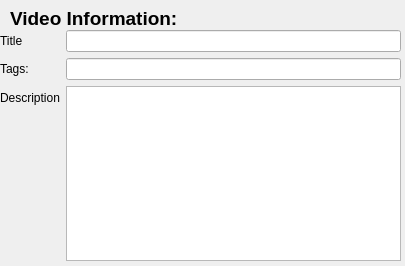
<?xml version="1.0" encoding="UTF-8"?>
<ui version="4.0">
 <class>videoForm</class>
 <widget class="QWidget" name="videoForm">
  <property name="geometry">
   <rect>
    <x>0</x>
    <y>0</y>
    <width>405</width>
    <height>266</height>
   </rect>
  </property>
  <property name="windowTitle">
   <string comment="KDE::DoNotExtract">Form</string>
  </property>
  <widget class="QLabel" name="label">
   <property name="geometry">
    <rect>
     <x>10</x>
     <y>10</y>
     <width>221</width>
     <height>16</height>
    </rect>
   </property>
   <property name="font">
    <font>
     <pointsize>14</pointsize>
     <weight>75</weight>
     <bold>true</bold>
    </font>
   </property>
   <property name="text">
    <string>Video Information:</string>
   </property>
  </widget>
  <widget class="QWidget" name="formLayoutWidget">
   <property name="geometry">
    <rect>
     <x>0</x>
     <y>30</y>
     <width>401</width>
     <height>231</height>
    </rect>
   </property>
   <layout class="QFormLayout" name="formLayout">
    <property name="fieldGrowthPolicy">
     <enum>QFormLayout::ExpandingFieldsGrow</enum>
    </property>
    <item row="0" column="0">
     <widget class="QLabel" name="label_2">
      <property name="text">
       <string>Title</string>
      </property>
     </widget>
    </item>
    <item row="0" column="1">
     <widget class="QLineEdit" name="titleText"/>
    </item>
    <item row="1" column="0">
     <widget class="QLabel" name="label_4">
      <property name="text">
       <string>Tags:</string>
      </property>
     </widget>
    </item>
    <item row="1" column="1">
     <widget class="QLineEdit" name="tagText"/>
    </item>
    <item row="2" column="0">
     <widget class="QLabel" name="label_3">
      <property name="text">
       <string>Description</string>
      </property>
     </widget>
    </item>
    <item row="2" column="1">
     <widget class="QPlainTextEdit" name="descriptionText"/>
    </item>
   </layout>
  </widget>
 </widget>
 <resources/>
 <connections/>
</ui>
